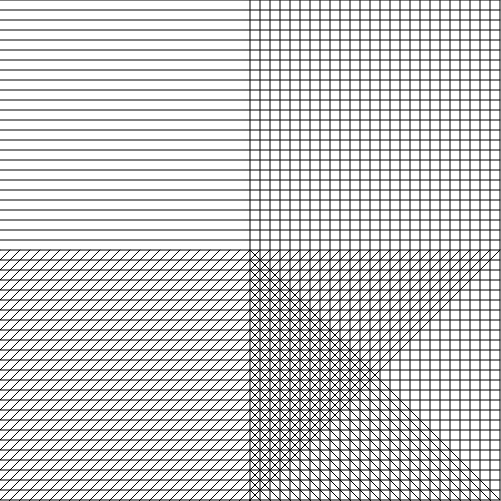
Frame 1 (no input)
Frame 60 (no input): identical to frame 1, image omitted
Frame 120 (the mouse pressed at the canvas centre since frame 60): identical to frame 1, image omitted

The p5.js sketch that drew this single still picture (run headless with seeded random() and noise() and a simulated clock; from frame 60 on, the mouse is pressed at the canvas centre):

// p5.js sketch
// ── sketch.js
function setup() {
  background(255);
  createCanvas(501,501);
  stroke(0);
  strokeWeight(1);
  //technically this will work in javascript, 
  //but I'd recommend writing your for loops with the iterator as the last 
  //portion of your loop header
  // for example: for(var i=0; i < 501; i+=10)
  for(var i=0;i<501;) {
	  //remember to always declare variables with the var keyword before variable name:
	  // for example: var j= i + 250
	  j=i+250;
	  k=i+500;
	  l=i-250;
	  m=i-500;
	  
	  
	  line(0,i, 500,i);
	  line(j,0, j,500);
	  line(i,250,0,j);
	  line(250,j,500,k);
	  i=i+10;
  }
}
function draw() {
  
}
